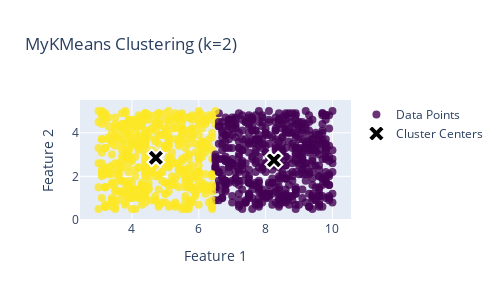

The cell this chart's notebook holds for it:
### Code cell
fig = go.Figure()

fig.add_trace(
    go.Scatter(
        x=X_pre[:, 0],
        y=X_pre[:, 1],
        mode="markers",
        marker=dict(
            color=labels,
            colorscale="Viridis",
            size=8,
            opacity=0.8,
            showscale=False,
        ),
        name="Data Points",
        text=[f"Cluster: {label}" for label in labels],
        hovertemplate="X: %{x}<br>Y: %{y}<br>%{text}<extra></extra>",
    )
)

fig.add_trace(
    go.Scatter(
        x=centers[:, 0],
        y=centers[:, 1],
        mode="markers",
        marker=dict(
            symbol="x",
            size=15,
            color="black",
            line=dict(width=2, color="white"),
        ),
        name="Cluster Centers",
        hovertemplate="Center X: %{x}<br>Center Y: %{y}<extra></extra>",
    )
)

fig.update_layout(
    title=f"MyKMeans Clustering (k={best_k_value})",
    xaxis_title="Feature 1",
    yaxis_title="Feature 2",
    width=500,
    height=300,
    showlegend=True,
)

fig.show()

### Figure 1 — Plotly figure (JSON) as saved in the notebook; plotly's stock layout.template omitted (floating-point values rounded to 4 significant figures; data arrays with more than 128 entries replaced by an {"elided": "..."} marker saying what was removed)
{"data": [{"hovertemplate": "X: %{x}<br>Y: %{y}<br>%{text}<extra></extra>", "marker": {"color": {"elided": "1000 int values"}, "colorscale": [[0, "#440154"], [0.1111, "#482878"], [0.2222, "#3e4989"], [0.3333, "#31688e"], [0.4444, "#26828e"], [0.5556, "#1f9e89"], [0.6667, "#35b779"], [0.7778, "#6ece58"], [0.8889, "#b5de2b"], [1, "#fde725"]], "opacity": 0.8, "showscale": false, "size": 8}, "mode": "markers", "name": "Data Points", "text": {"elided": "1000 str values"}, "type": "scatter", "x": {"elided": "1000 float values"}, "y": {"elided": "1000 float values"}}, {"hovertemplate": "Center X: %{x}<br>Center Y: %{y}<extra></extra>", "marker": {"color": "black", "line": {"color": "white", "width": 2}, "size": 15, "symbol": "x"}, "mode": "markers", "name": "Cluster Centers", "type": "scatter", "x": [8.25, 4.715], "y": [2.742, 2.85]}], "layout": {"height": 300, "showlegend": true, "title": {"text": "MyKMeans Clustering (k=2)"}, "width": 500, "xaxis": {"title": {"text": "Feature 1"}}, "yaxis": {"title": {"text": "Feature 2"}}}}
